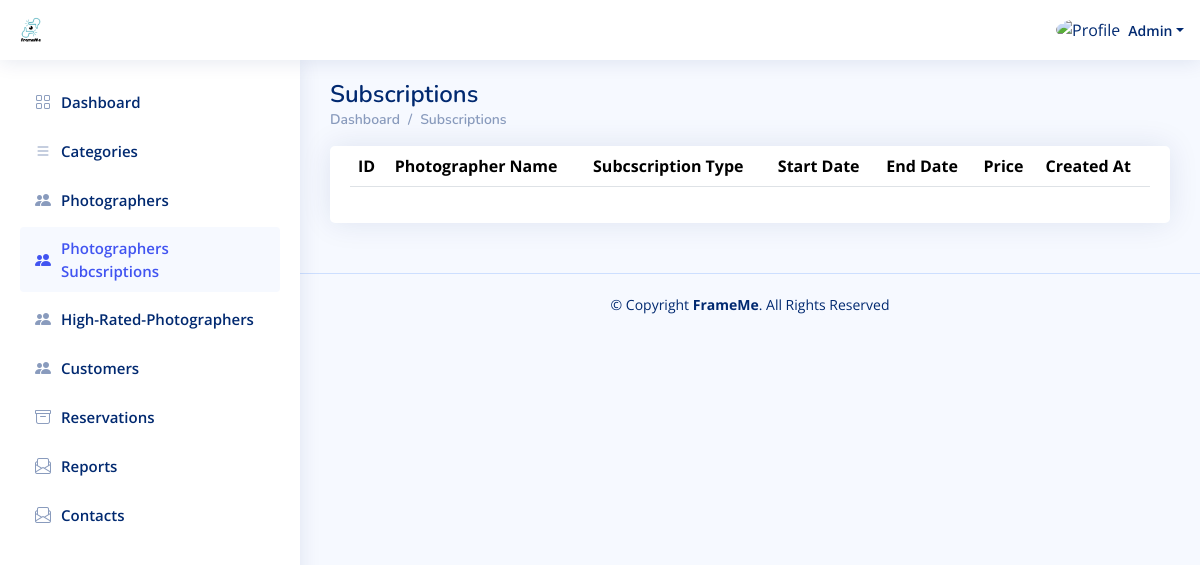
/Admin_Dashboard/Photographers_Subcsriptions.php (signed in), run on an earlier commit of the app's database.
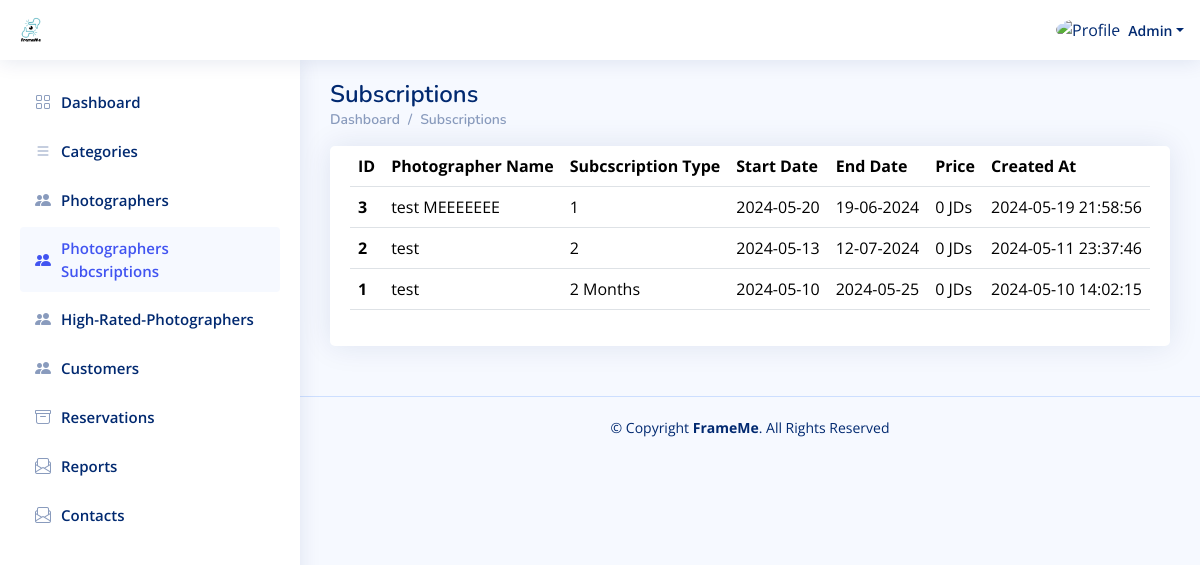
And on a later commit of the database.
### tables this page shows
CREATE TABLE `photographer_subscriptions` (
  `id` int(11) NOT NULL,
  `photographer_id` int(11) NOT NULL,
  `subscription_type` varchar(191) NOT NULL,
  `start_date` varchar(250) NOT NULL,
  `end_date` varchar(250) NOT NULL,
  `payment_type` varchar(191) NOT NULL,
  `price` int(11) NOT NULL,
  `created_at` datetime NOT NULL DEFAULT current_timestamp()
);

CREATE TABLE `users` (
  `id` int(11) NOT NULL,
  `user_type_id` int(11) NOT NULL,
  `name` varchar(191) NOT NULL,
  `email` varchar(191) NOT NULL,
  `description` text DEFAULT NULL,
  `password` varchar(250) NOT NULL,
  `phone` varchar(191) NOT NULL,
  `image` varchar(250) NOT NULL,
  `request_status` varchar(191) NOT NULL DEFAULT 'Pending',
  `total_rate` double DEFAULT NULL,
  `price_range` varchar(191) DEFAULT NULL,
  `active` int(11) NOT NULL DEFAULT 1,
  `created_at` datetime NOT NULL DEFAULT current_timestamp()
);

### Admin_Dashboard/Photographers_Subcsriptions.php (the view, shortened to what this page needs)
<?php
include "../Connect.php";
$A_ID = $_SESSION['A_Log'];
if (!$A_ID) {
    echo '<script language="JavaScript">
     document.location="../Login.php";
    </script>';
} else {
    $sql1 = mysqli_query($con, "select * from users where id='$A_ID'");
    $row1 = mysqli_fetch_array($sql1);
    $name = $row1['name'];
}
?>
<!DOCTYPE html>
<html lang="en">
  <head>
    <link
      href="../assets/vendor/bootstrap/css/bootstrap.min.css"
      rel="stylesheet"
    />
    <link
      href="../assets/vendor/bootstrap-icons/bootstrap-icons.css"
      rel="stylesheet"
    />
    <link href="../assets/vendor/boxicons/css/boxicons.min.css" rel="stylesheet" />
    <link href="../assets/vendor/quill/quill.snow.css" rel="stylesheet" />
    <link href="../assets/vendor/quill/quill.bubble.css" rel="stylesheet" />
    <link href="../assets/vendor/remixicon/remixicon.css" rel="stylesheet" />
    <link href="../assets/vendor/simple-datatables/style.css" rel="stylesheet" />
    <link href="../assets/css/style.css" rel="stylesheet" />
  </head>
  <body>
    <header id="header" class="header fixed-top d-flex align-items-center">
      <div class="d-flex align-items-center justify-content-between">
        <a href="index.php" class="logo d-flex align-items-center">
          <img src="../assets/img/logo_1.png" alt="" />
        </a>
      </div>
      <nav class="header-nav ms-auto">
        <ul class="d-flex align-items-center">
          <li class="nav-item dropdown pe-3">
            <a
              class="nav-link nav-profile d-flex align-items-center pe-0"
              href="#"
              data-bs-toggle="dropdown"
            >
              <img
                src="https://www.computerhope.com/jargon/g/guest-user.png"
                alt="Profile"
                class="rounded-circle"
              />
              <span class="d-none d-md-block dropdown-toggle ps-2"><?php echo $name ?></span> </a
            >
          </li>
        </ul>
      </nav>
    </header>
    <?php require './Aside-Nav/Aside.php'?>
    <main id="main" class="main">
      <div class="pagetitle">
        <h1>Subscriptions</h1>
        <nav>
          <ol class="breadcrumb">
            <li class="breadcrumb-item"><a href="index.php">Dashboard</a></li>
            <li class="breadcrumb-item">Subscriptions</li>
          </ol>
        </nav>
      </div>
      <section class="section">
      <div class="row" id="div_print">
          <div class="col-lg-12">
            <div class="card">
              <div class="card-body">
                <table class="table datatable">
                  <thead>
                    <tr>
                      <th scope="col">ID</th>
                      <th scope="col">Photographer Name</th>
                      <th scope="col">Subcscription Type</th>
                      <th scope="col">Start Date</th>
                      <th scope="col">End Date</th>
                      <th scope="col">Price</th>
                      <th scope="col">Created At</th>
                    </tr>
                  </thead>
                  <tbody>
<?php
$sql1 = mysqli_query($con, "SELECT * from photographer_subscriptions ORDER BY id DESC");
while ($row1 = mysqli_fetch_array($sql1)) {
    $subcscription_id = $row1['id'];
    $photographer_id = $row1['photographer_id'];
    $subscription_type = $row1['subscription_type'];
    $start_date = $row1['start_date'];
    $end_date = $row1['end_date'];
    $created_at = $row1['created_at'];
    $price = $row1['price'];
    $sql2 = mysqli_query($con, "SELECT * from users WHERE id = '$photographer_id'");
    $row2 = mysqli_fetch_array($sql2);
    $photographer_name = $row2['name'];
    ?>
                    <tr>
                      <th scope="row"><?php echo $subcscription_id ?></th>
                      <td><?php echo $photographer_name ?></td>
                      <td><?php echo $subscription_type ?></td>
                      <td><?php echo $start_date ?></td>
                      <td><?php echo $end_date ?></td>
                      <td><?php echo $price ?> JDs</td>
                      <td><?php echo $created_at ?></td>
                    </tr>
<?php
}?>
                  </tbody>
                </table>
              </div>
            </div>
          </div>
        </div>
      </section>
    </main>
    <footer id="footer" class="footer">
      <div class="copyright">
        &copy; Copyright <strong><span>FrameMe</span></strong
        >. All Rights Reserved
      </div>
    </footer>
  </body>
</html>

What changed in the data, as far as the page shows it:
added photographer_subscriptions: id "3", photographer.name "test MEEEEEEE", subscription_type "1", start_date "2024-05-20", end_date "19-06-2024", price "0", created_at "2024-05-19 21:58:56"
added photographer_subscriptions: id "2", photographer.name "test", subscription_type "2", start_date "2024-05-13", end_date "12-07-2024", price "0", created_at "2024-05-11 23:37:46"
added photographer_subscriptions: id "1", photographer.name "test", subscription_type "2 Months", start_date "2024-05-10", end_date "2024-05-25", price "0", created_at "2024-05-10 14:02:15"
